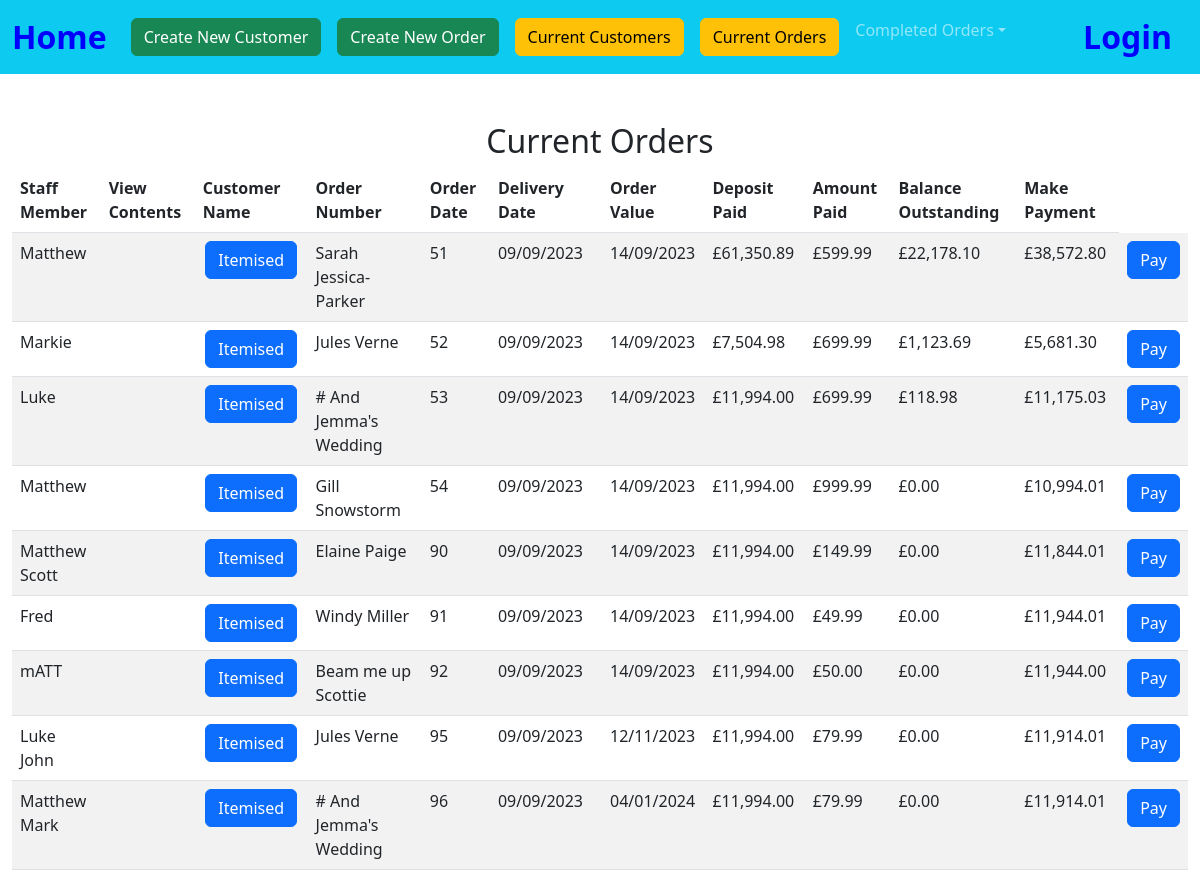
The app's page /open_orders (upper part), older data.
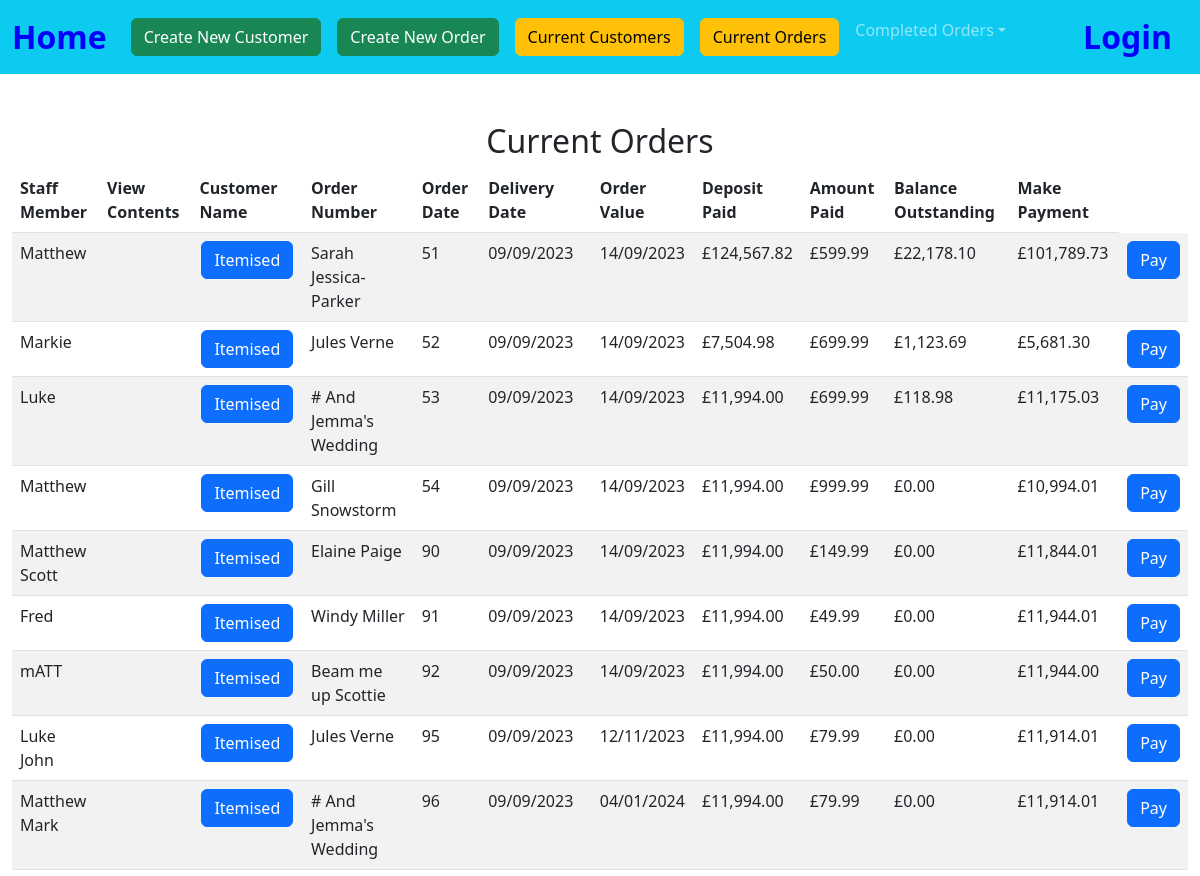
The same page, newer data.
### tables this page shows
CREATE TABLE orders(order_id INTEGER PRIMARY KEY AUTOINCREMENT NOT NULL,  cust_id INTEGER, order_no INTEGER, item_id INTEGER, staff_member TEXT, order_date DATETIME, completion TEXT, delivery_date DATETIME, colour_finish TEXT, extra_details TEXT, selling_price DECIMAL, del_col_take TEXT , quantity INTEGER, balance DECIMAL, deposit DECIMAL, amount_paid DECIMAL);

### app.py (the view)
@app.route("/open_orders", methods=["GET", "POST"])
def open_orders():
    if request.method == "POST":
        order_no = request.form.get("order_no")
        current = db.execute("SELECT * FROM orders WHERE order_id = (?);", order_no)
        for row in current:
            customer_id = row["cust_id"]
            staff_member = row["staff_member"]
            order_date = row["order_date"]
            item_id = row["item_id"]
        db.execute("INSERT INTO current_order(cust_id, staff_member, order_date, item_id, order_number) VALUES (?, ?, ?, ?, ?);", customer_id,  staff_member, order_date, item_id, order_no)
        return render_template("stock_list.html", order_no = order_no)
    else:
        order_no = request.form.get("order_no")
        user = request.form.get("user")
        totals=db.execute("select order_number, SUM(amount_paid) AS tot_paid FROM payments group by order_number;")
        for row in totals:
            order_numb = (row["order_number"])
            total = (row["tot_paid"])
            balance = (row["tot_paid"])
            db.execute("UPDATE current_order SET amount_paid = (?) WHERE order_number = (?);", total, order_numb)
        ord_detail = db.execute("select current_order.order_number, current_order.amount_paid, orders.staff_member, orders.cust_id, first_name, last_name, order_id,orders.order_date, orders.deposit, completion, orders.delivery_date, balance, total_cost from orders JOIN customers on orders.cust_id = customers.id JOIN current_order ON current_order.order_number = orders.order_id GROUP BY order_id;")
        for row in ord_detail:
            order_id = (row["order_id"])
            amount_paid = (row["amount_paid"])
            total_cost = (row["total_cost"])
            deposit = (row["deposit"])
            balance = total_cost - deposit- amount_paid
            db.execute("UPDATE orders SET balance = (?) WHERE order_id = (?);", balance, order_id)
        finals = db.execute("select current_order.order_number, current_order.amount_paid, orders.staff_member, orders.cust_id, balance, first_name, last_name, order_id,orders.order_date, orders.deposit, completion, orders.delivery_date, balance, total_cost from orders JOIN customers on orders.cust_id = customers.id JOIN current_order ON current_order.order_number = orders.order_id GROUP BY order_id;")
        return render_template("open_orders.html", ord_detail = finals, user = user)

### app.py (called while the page is built)
@app.after_request
def after_request(response):
    response.headers["Cache-Control"] = "no-cache, no-store, must-revalidate"
    response.headers["Expires"] = 0
    response.headers["Pragma"] = "no-cache"
    return response

### extras.py (called while the page is built)
def GBP(value):
    return f"£{value:,.2f}"

### templates/open_orders.html (shortened to what this page needs)
{% extends "layout.html" %}
{% block main %}
<div class="section">
    <h2>Current Orders</h2>
    <table class="table table-striped">
        <thead>
            <tr>
                <th class="text-start">Staff Member</th>
                <th class="text-start">View Contents</th>
                <th class="text-start">Customer Name</th>
                <th class="text-start">Order Number</th>
                <th class="text-start">Order Date</th>
                <th class="text-start">Delivery Date</th>
                <th class="text-start">Order Value</th>
                <th class="text-start">Deposit Paid</th>
                <th class="text-start"> Amount Paid</th>
                <th class="text-start">Balance Outstanding</th>
                <th class="text-start"> Make Payment</th>
            </tr>
    </thead>
        <tbody>
            {% for row in ord_detail %}
            <tr>
                <td class="text-start">{{ row["staff_member"] }}</td>
                <form action="/show_content" method="POST">
                    <td><input type="hidden" name="user" VALUE="{{ user }}"></td>
                    <td><input type="hidden" name="order_no" VALUE="{{ row['order_id'] }}"><button class="btn btn-primary" type="submit">Itemised</button></td>
                </form>
                <td class="text-start">{{ row["first_name"] }} {{ row["last_name"] }}</td>
                <td class="text-start">{{ row["order_id"] }}</td>
                <td class="text-start">{{ row["order_date"] }}</td>
                <td class="text-start">{{ row["delivery_date"] }}</td>
                <td class="text-start">{{ row["total_cost"] |GBP }}</td>
                <td class="text-start">{{ row["deposit"] |GBP }}</td>
                <td class="text-start">{{ row["amount_paid"] |GBP }}</td>
                <td class="text-start">{{ (row["total_cost"] - row["deposit"] - row["amount_paid"]) |GBP}}</td>
                <form action="/pay" method="POST">
                    <td><input type="hidden" name="order_no" VALUE="{{ row['order_id'] }}"><button class="btn btn-primary" type="submit">Pay</button></td>
                </form>
                </tr>
            {% endfor %}
        </tbody>
    </table>
</div>
{% endblock %}

### templates/layout.html (shortened to what this page needs)
<!doctype html>
<html lang="en">
  <head>
    <link href="https://cdn.jsdelivr.net/npm/bootstrap@5.3.0/dist/css/bootstrap.min.css" rel="stylesheet">
    <link href="/static/styles.css" rel="stylesheet">
  </head>
  <body>
        <nav class="navbar navbar-expand-lg bg-info navbar-dark">
        <div class="container-fluid">
          <a class="navbar-brand" href="/">Home</a>
            <div class="collapse navbar-collapse" id="navbarSupportedContent">
                <ul class="navbar-nav me-auto mb-2 mb-lg-0">
                  <li class="nav-item">
                    <li class="nav-link"><a button type="button" class="btn btn-success" href="/new_customer">Create New Customer</a></li>
                    <li class="nav-link"><a button type="button" class="btn btn-success" href="/choose_customer">Create New Order</a></li>
                </li>
                <li class="nav-item">
                  <li class="nav-link"><a button type="button" class="btn btn-warning" href="/list_of_customers">Current Customers</a></li>
                  <li class="nav-link"><a button type="button" class="btn btn-warning" href="/open_orders">Current Orders</a>
                </li>
                <li class="nav-item dropdown">
                    <a class="nav-link dropdown-toggle" href="#" role="button" data-bs-toggle="dropdown" aria-expanded="false">Completed Orders</a>
                </li>
                </ul>
            </div>
            <a class="navbar-brand" href="/">Login</a>
            </div>
        </nav>
      <main class="container-fluid py-5 text-center">
        {% block main %}{% endblock %}
      </main>
  </body>

### static/styles.css (style rules this page uses)
nav .navbar-brand { font-size: xx-large; color: #0000ff; font-weight: bold; }

Row changes from the older to the newer data that the page shows:
changed orders id 51: total_cost|GBP "£61,350.89" → "£124,567.82"; deposit "£38,572.80" → "£101,789.73"
